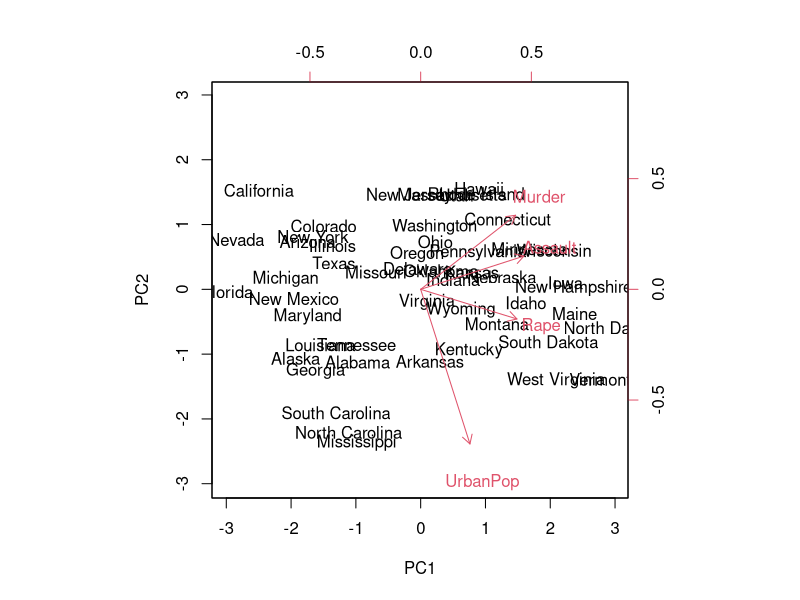
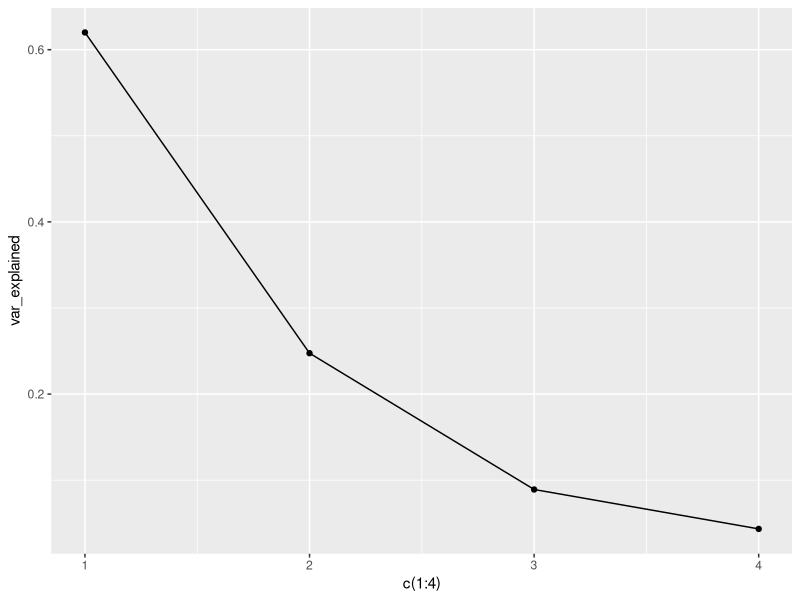

These charts were generated, in order, by the following R code:
library(ggplot2)
data("USArrests")

dat <- USArrests

dat
cov(dat)

results <- prcomp(USArrests, scale = TRUE)

#transformation matrix
results$rotation <- -1*results$rotation

# Data after transformation
results$x

# Visualization

biplot(results, scale = 0)

# Find variance explained by each component

var_explained <- results$sdev^2 / sum(results$sdev^2)

qplot(c(1:4), var_explained) + 
  geom_line()
